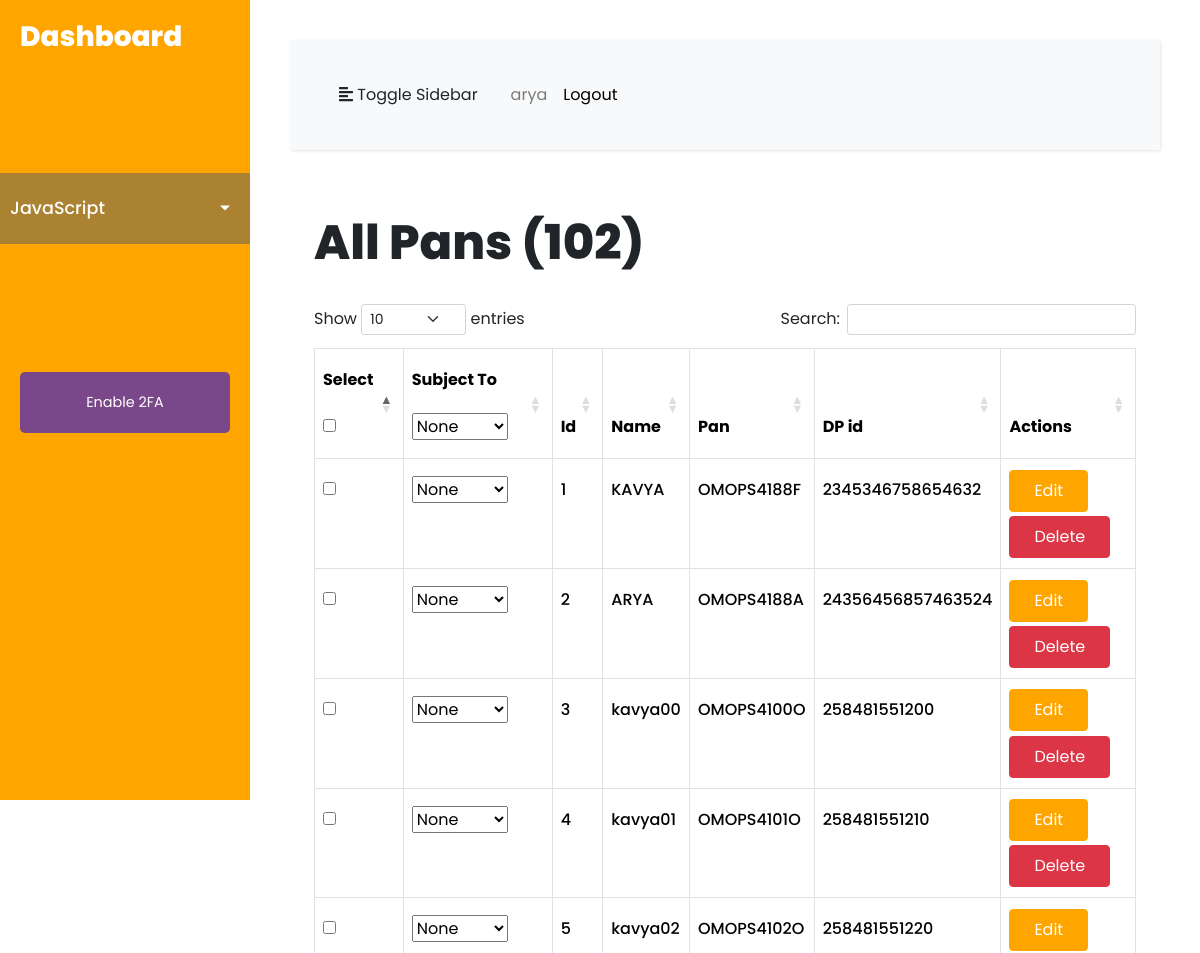
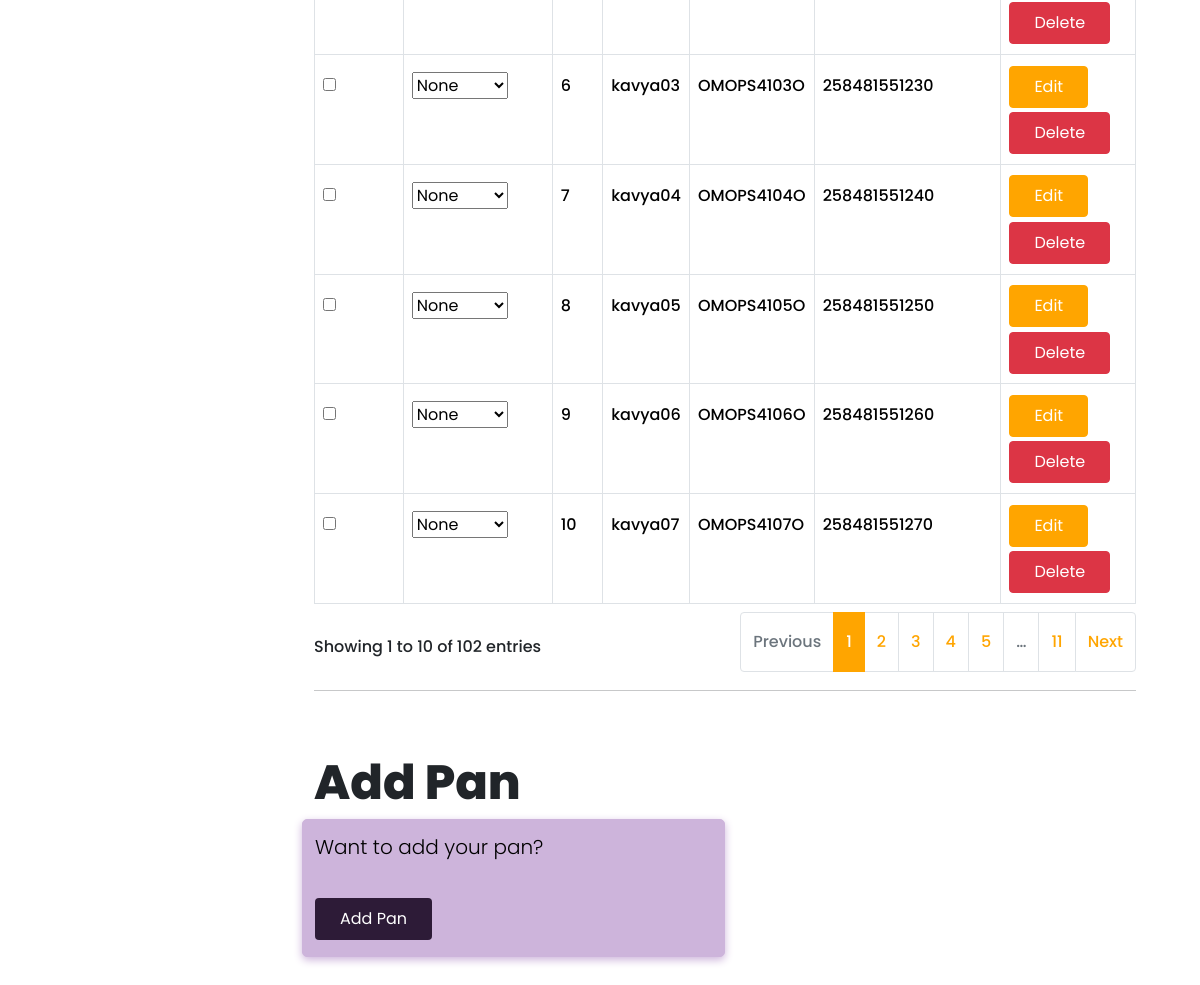
/all-pan (signed in), run on the app's committed database (2 pictures, top to bottom).
### app/models.py (models this page shows, shortened)
class User(db.Model, UserMixin):
    __tablename__ = "user"
    id = db.Column(db.Integer, primary_key=True)
    first_name = db.Column(db.String(64), index=True, default="First Name", nullable=False)
    last_name = db.Column(db.String(64), index=True, default="Last Name", nullable=False)
    username = db.Column(db.String(64), index=True, unique=True, nullable=False)
    email = db.Column(db.String(128), index=True, unique=True, nullable=False)
    password_hash = db.Column(db.String(128))
    confirm_password = db.Column(db.String(128))
    phone_number = db.Column(db.String(20), default="7016184560", nullable=False)
    verification_phone = db.Column(db.String(20))
    active = db.Column(db.Boolean, nullable=False, default=True)
    delete_account = db.Column(db.Boolean, default=False)
    registered_at = db.Column(db.DateTime, default=datetime.utcnow, nullable=False)
    emails = db.relationship("Email", backref="author", lazy="dynamic")
    type = db.Column(db.String(64))
    __mapper_args__ = {"polymorphic_identity": "user", "polymorphic_on": "type"}
    def two_factor_enabled(self):
        return self.verification_phone is not None
    @property
    def is_active(self):
        return self.active

class Pan(db.Model):
    __tablename__ = "pan"
    id = db.Column(db.Integer, primary_key=True)
    name = db.Column(db.String(64), nullable=False)
    pan_number = db.Column(db.String(64), nullable=False, unique = True)
    dp_id = db.Column(db.String(64), nullable=False)
    timestamp = db.Column(db.DateTime, default=datetime.utcnow, nullable=False)
    seller_id = db.Column(db.Integer, db.ForeignKey("seller.id", ondelete="CASCADE"), nullable=False)
    seller = db.relationship("Seller", backref="pan", foreign_keys=[seller_id], passive_deletes=True)

### app/routes.py (the view, shortened to what this page needs)
@app.route("/all-pan")
@login_required
def all_pan():
    seller_id = None  # Delfault value, for cases other than "buyer" or "seller"
    if current_user.type == "seller":
        seller_id = current_user.id
    elif current_user.type == "buyer":
        seller_id = current_user.id
    if seller_id is not None:
        pans = Pan.query.filter_by(seller_id=seller_id).all()
        all_pans = len(pans)
        return render_template(
            "Pan/all_pans.html",
            title="All Pans",
            pans=pans,
            all_pans=all_pans,
        )
    else:
        return flash_message()

### app/models.py (called while the page is built)
@login.user_loader
def load_user(id):
    return User.query.get(int(id))

### app/templates/Pan/all_pans.html (shortened to what this page needs)
{% extends 'base.html' %}
{% block current_user_content %}
<div class="container-fluid content">
    <div class="row">
        <div class="col-md-12">
            <h1 class="mt-4 mb-4">{{ title }} ({{ all_pans }})</h1>
        </div>
    </div>
    <div class="row pans">
        <div class="col-sm-12 col-md-12 ">
            <div class="table-responsive">
                <table id="data" class="table table-hover table-bordered">
                    <thead>
                        <tr>
                            <th>Select <input type="checkbox" id="select-all"> </th>
                            <th>Subject To <select name="def" id="def">
                                    <option value="none" default="checked">None</option>
                                </select> </th>
                            <th>Id</th>
                            <th>Name</th>
                            <th>Pan</th>
                            <th>DP id</th>
                            <th>Actions</th>
                        </tr>
                    </thead>
                    <tbody>
                        {% for pan in pans %}
                        <tr>
                            <td><input type="checkbox" name="ID"></td>
                            <td><select name="subject" id="sub">
                                    <option value="none" default="checked">None</option>
                                </select></td>
                                <td> {{pan.id}} </td>
                            <td>{{ pan.name }}</td>
                            <td>{{ pan.pan_number }}</td>
                            <td>{{ pan.dp_id }}</td>
                            <td>
                                <a href="{{ url_for('edit_pan', id=pan.id) }}" class="btn btn-primary">Edit</a>
                                <a href="{{ url_for('delete_pan', id=pan.id) }}" class="btn btn-danger">Delete</a>
                            </td>
                        </tr>
                        {% endfor %}
                    </tbody>
                </table>
            </div>
        </div>
    </div>
    <hr>
    <br>
    <div class="row">
        <br>
        <h1>Add Pan</h1>
        <div class="col-md-6 success">
            <p style="color: black;">
                Want to add your pan? <br><br>
                <a class="btn" style="background-color: #2d1b37; color: white;" href=" {{ url_for('add_pan') }} ">
                    Add Pan
                </a>
            </p>
        </div>
    </div>
</div>
{% endblock %}

### app/templates/base.html (shortened to what this page needs)
<!DOCTYPE html>
<html>
<head>
  <link rel="stylesheet" href="https://cdnjs.cloudflare.com/ajax/libs/intl-tel-input/16.0.4/css/intlTelInput.css">
  <link rel="stylesheet" type="text/css" href="https://cdn.datatables.net/1.10.25/css/dataTables.bootstrap5.css">
  <link rel="stylesheet" href="../static/css/navbar.css">
  {% if current_user.is_authenticated %}
  <link rel="stylesheet" type="text/css" href="{{ url_for('static', filename='css/custom_current_user.css') }}"
    alt="52 Not available at this momoent">
  <link href="https://cdn.jsdelivr.net/npm/bootstrap@5.3.3/dist/css/bootstrap.min.css" rel="stylesheet"
>
  <link rel="stylesheet" href="../static/css/main.css">
  <link rel="stylesheet"
    href="https://cdnjs.cloudflare.com/ajax/libs/malihu-custom-scrollbar-plugin/3.1.5/jquery.mCustomScrollbar.min.css">
  {% endif %}
</head>
<body>
    {% if current_user.is_authenticated %}
    {% if current_user.is_active %}
    <div class="wrapper">
      <nav id="sidebar">
        <div class="sidebar-header">
          <h3>Dashboard</h3>
        </div>
        <ul class="list-unstyled components">
          {% if current_user.type != 'buyer' %}
          {% if current_user.type == 'seller' %}
          <li>
            <a href="#pySubmenu" data-toggle="collapse" aria-expanded="false" class="dropdown-toggle">Python</a>
          </li>
          <li class="active">
            <a href="#jsSubmenu" data-toggle="collapse" aria-expanded="false" class="dropdown-toggle">JavaScript</a>
          </li>
          {% endif %}
          {% endif %}
          {% if current_user.type == 'seller' %}
          <li>
            <a href=" {{ url_for('seller_profile') }} " alt="397 Not available at this momement">Profile</a>
          </li>
          {% endif %}
        </ul>
        <ul class="list-unstyled CTAs">
          <li>
            {% if not current_user.two_factor_enabled() %}
            <a class="nav-link article" href=" # " alt="433 Not available at this momoent">Enable 2FA</a>
            {% else %}
            <a class="nav-link download" href=" # " alt="435 Not available at this momoent">Disable 2FA</a>
            {% endif %}
          </li>
        </ul>
      </nav>
      <div id="content">
        <nav class="navbar navbar-expand-lg navbar-light bg-light">
          <div class="container-fluid">
            <button type="button" id="sidebarCollapse" class="btn btn-light">
              <i class="fas fa-align-left"></i>
              <span>Toggle Sidebar</span>
            </button>
            <div class="collapse navbar-collapse" id="navbarSupportedContent">
              <ul class="nav navbar-nav ml-auto">
                <li class="nav-item link_disabled"><a class="nav-link" href=" # "
                    alt="457 Not available at this momoent">{{ current_user.username }}</a></li>
                <li class="nav-item active">
                  <a class="nav-link" href="{{ url_for('logout') }}" alt="459 Not available at this momoent">Logout</a>
                </li>
              </ul>
            </div>
          </div>
        </nav>
        {% block current_user_content %}
        {% endblock %}
      </div>
    </div>
    {% endif %}
    {% endif %}
</body>
</html>

### app/static/css/navbar.css (style rules this page uses)
:root { --default-primary: #90f188; --default-secondary: #0f1d07; --container-gutter: clamp(2.5rem, 2.6455026455vw, 3.325rem); --theme-primary: var(--default-primary); --theme-secondary: var(--default-secondary); }

### app/static/css/custom_current_user.css (style rules this page uses)
body { font-family: 'Poppins', sans-serif; background: #fafafa; }
p { font-family: 'Poppins', sans-serif; font-size: 1.1em; font-weight: 300; line-height: 1.7em; color: #7a488a; }
a, a:hover, a:focus { color: inherit; text-decoration: none; transition: all 0.3s; }
.navbar { padding: 15px 10px; background: #fff; border: none; border-radius: 0; margin-bottom: 40px; box-shadow: 1px 1px 3px #0000001a; }
.wrapper { display: flex; width: 100%; }
#sidebar { width: 250px; position: fixed; top: 0; left: 0; height: 100vh; z-index: 999; background: orange; color: #fff; transition: all 0.3s; }
#sidebar .sidebar-header { padding: 20px; background: orange; }
#sidebar ul.components { padding: 20px 0; border-bottom: 1px solid orange; }
#sidebar ul li a { padding: 10px; font-size: 1.1em; display: block; text-decoration: none; }
#sidebar ul li.active>a, a[aria-expanded="true"] { color: #fff; background: #ab8132; }
a[data-toggle="collapse"] { position: relative; }
.dropdown-toggle::after { display: block; position: absolute; top: 50%; right: 20px; transform: translateY(-50%); }
ul.CTAs { padding: 20px; }
ul.CTAs a { text-align: center; font-size: 0.9em !important; display: block; border-radius: 5px; margin-bottom: 5px; }
a.article { background: #7a488a !important; color: #fff !important; }
#content { width: calc(100% - 250px); padding: 40px; min-height: 100vh; transition: all 0.3s; position: absolute; top: 0; right: 0; }
@media screen and (min-width: 992px) and (max-width: 1200px) { p { padding-top: 10px; font-size: 15px; } }
@media screen and (min-width: 1200px) and (max-width: 1300px) { p { padding-top: 10px; font-size: 20px; } }
.success { border: 1px solid #cdb4db; background-color: #cdb4db; box-shadow: #cdb4db 0px 3px 8px; border-radius: 5px; }
.link_disabled { pointer-events: none; color: currentColor; cursor: not-allowed; opacity: 0.5; text-decoration: none; }
.btn { display: inline-block; font-weight: 400; line-height: 0.5; color: #575555; text-align: center; text-decoration: none; vertical-align: middle; cursor: pointer; -webkit-user-select: none; -moz-user-select: none; -ms-user-select: none; user-select: none; background-color: #c2c2c2; border: 1px solid transparent; padding: 0.8rem 0.8rem; font-size: 1.1em; border-radius: 0.25rem; transition: color 0.15s ease-in-out, background-color 0.15s ease-in-out, border-color 0.15s ease-in-out, box-shadow 0.15s ease-in-out; }

### data on the page
User: username "arya"
Pan: id "1", name "KAVYA", pan_number "OMOPS4188F", dp_id "2345346758654632"
Pan: id "2", name "ARYA", pan_number "OMOPS4188A", dp_id "24356456857463524"
Pan: id "3", name "kavya00", pan_number "OMOPS4100O", dp_id "258481551200"
Pan: id "4", name "kavya01", pan_number "OMOPS4101O", dp_id "258481551210"
Pan: id "5", name "kavya02", pan_number "OMOPS4102O", dp_id "258481551220"
Pan: id "6", name "kavya03", pan_number "OMOPS4103O", dp_id "258481551230"
Pan: id "7", name "kavya04", pan_number "OMOPS4104O", dp_id "258481551240"
Pan: id "8", name "kavya05", pan_number "OMOPS4105O", dp_id "258481551250"
Pan: id "9", name "kavya06", pan_number "OMOPS4106O", dp_id "258481551260"
Pan: id "10", name "kavya07", pan_number "OMOPS4107O", dp_id "258481551270"

### other printed values
{{ title }} "All Pans"
{{ all_pans }} "102"
